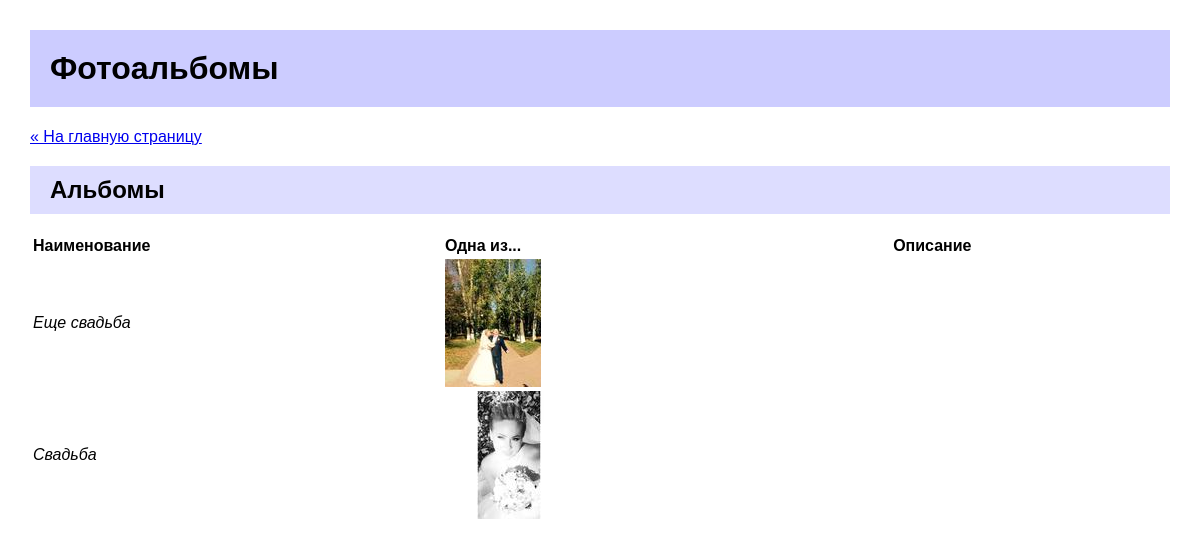
Before: /gallery/items/ with the older database file.
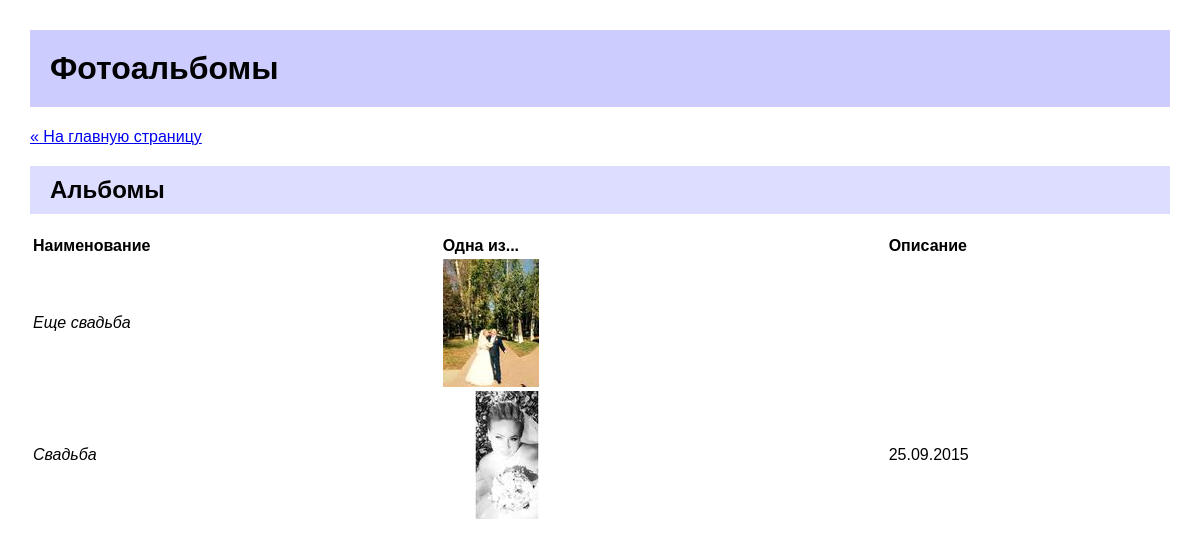
After: the same page with the newer database file.
### items/models/album.py (models this page shows, shortened)
class Album(Model):
    name = CharField(verbose_name="Наименование альбома", max_length=250)
    description = TextField(verbose_name="Характеристики альбома", blank=True, null=True)
    class Meta:
        verbose_name = 'Фотоальбом'
        verbose_name_plural = 'Фотоальбомы'
        ordering = ['name']
    @permalink
    def get_absolute_url(self):
        return ('item_detail', None, dict(pk=self.id))

### items/views.py (the view)
# urls.py: path('items/', AlbumListView.as_view(), name='item_list'),
class AlbumListView(ListView):
    template_name = 'items_list.html'
    context_object_name = 'object_list'
    allow_empty = True
    def get_queryset(self):
        return Album.objects.all()

### context_processors.py (called while the page is built)
def root_url_processor(request):
    return {'ROOT_URL': ROOT_URL}

### items/__init__.py (called while the page is built)
def permalink(func):
    from functools import wraps
    from django.urls import reverse
    @wraps(func)
    def inner(*args, **kwargs):
        tuple = func(*args, **kwargs)
        res = reverse(tuple[0], None, *tuple[1:3])
        return res
    return inner

### items/fields.py (called while the page is built)
    def _add_thumb(self, s):
        parts = s.split(".")
        parts.insert(-1, "thumb")
        if parts[-1].lower() not in ['jpeg', 'jpg']:
            parts[-1] = 'jpg'
        return ".".join(parts)

    @property
    def thumb_url(self):
        return self._add_thumb(self.url)

### items/templates/items_list.html (shortened to what this page needs)
{% extends "base.html" %}
{% block content %}
    <p><a href="{% url 'index' %}">&laquo; На главную страницу</a></p>
    <h2>Альбомы</h2>
    {% if object_list %}
        <table>
            <tr>
                <th>Наименование</th>
                <th>Одна из...</th>
                <th>Описание</th>
            </tr>
            {% for item in object_list %}
                <tr>
                    <td><i>{{ item.name }}</i></td>
                    <td>
                        {% if item.photo_set.count %}
                            <a href="{{ item.get_absolute_url }}">
                                <img src="{{ item.photo_set.all.0.image.thumb_url }}"/>
                            </a>
                        {% else %}
                            (No photos currently uploaded)
                        {% endif %}
                    </td>
                    {% if item.description %}
                        <td>{{ item.description }}</td>
                    {% endif %}
                </tr>
            {% endfor %}
        </table>
    {% else %}
        <p>There are currently no items to display.</p>
    {% endif %}
{% endblock %}

Changed rows visible on the page:
changed Album "Свадьба": description (not shown) → "25.09.2015"
